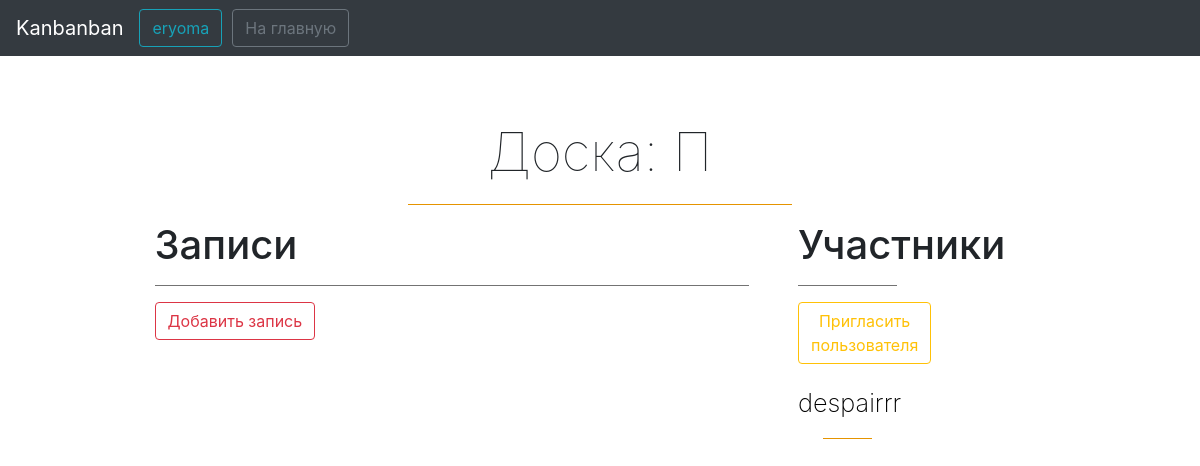
Screenshot of /board/2 (signed in) with the database file from the repository.
### data/User.py (models this page shows, shortened)
class User(SqlAlchemyBase, UserMixin):
    __tablename__ = 'users'
    id = sqlalchemy.Column(sqlalchemy.Integer,
                           primary_key=True, autoincrement=True)
    email = sqlalchemy.Column(sqlalchemy.String,
                              index=True, unique=True, nullable=True)
    hashed_password = sqlalchemy.Column(sqlalchemy.String, nullable=True)
    name = sqlalchemy.Column(sqlalchemy.String, nullable=True)
    board = orm.relation("Board", back_populates='user')

### data/Board.py (models this page shows, shortened)
class Board(SqlAlchemyBase):
    __tablename__ = 'boards'
    id = sqlalchemy.Column(sqlalchemy.Integer, autoincrement=True,
                           primary_key=True)
    author = sqlalchemy.Column(sqlalchemy.String, nullable=True)
    title = sqlalchemy.Column(sqlalchemy.String, nullable=False)
    workers = sqlalchemy.Column(sqlalchemy.String)
    isPrivate = sqlalchemy.Column(sqlalchemy.Boolean)
    tasks = orm.relation('Task', back_populates="board")
    user_id = sqlalchemy.Column(sqlalchemy.Integer,
                                sqlalchemy.ForeignKey("users.id"))
    user = orm.relation('User')

### main.py (the view)
@app.route('/board/<id>', methods=['POST', 'GET'])
@login_required
def board(id):
    if current_user.is_authenticated:
        session = db_session.create_session()
        cur_board = session.query(Board.Board).filter(Board.Board.id == int(id)).first()
        if cur_board:
            members = str(cur_board.workers).split(',')
        else:
            return abort(404)
        tasks = cur_board.tasks
        TASKS = []
        for TASK in tasks:
            TASKS.append(TASK)
        MEMBERS = []
        for id in members:
            if id.isdigit():
                MEMBER = session.query(User.User).filter(User.User.id == int(id)).first()
                if MEMBER:
                    MEMBERS.append(MEMBER)
        if cur_board.isPrivate and str(current_user.id) not in members:
            return render_template('oops.html')
        session.commit()
        return render_template('board.html', tasks=TASKS, members=MEMBERS, board=cur_board)
    return redirect('/login')

### data/db_session.py (called while the page is built)
def create_session() -> Session:
    global __factory
    return __factory()

### main.py (called while the page is built)
@login_manager.user_loader
def load_user(user_id):
    session = db_session.create_session()
    return session.query(User.User).get(user_id)

### templates/board.html (shortened to what this page needs)
<!DOCTYPE html>
<html lang="en">
<head>
    <link rel="stylesheet"
          href="https://stackpath.bootstrapcdn.com/bootstrap/4.4.1/css/bootstrap.min.css"
>
</head>
<body>
    <nav class="navbar navbar-expand-md navbar-dark fixed-top bg-dark">
        <a class="navbar-brand kanban">Kanbanban</a>
        <nav class="buttons">
            <div class="dropdown">
                <button onclick="dropdownFunction()" class="btn btn-outline-info dropbtn">{{ current_user.name }}</button>
            </div>
        </nav>
        <button class="btn btn-outline-secondary" href="/" style="margin-left: 10px">На главную</button>
    </nav>
    <div class="header-block">
        <h2 class="header">Доска: {{ board.title }}</h2>
        <hr noshade width="40%" color="orange">
    </div>
    <div class="row">
        <div class="content">
            <h1>Записи</h1>
            <hr noshade width="100%">
            <a class="btn btn-outline-danger" href="/add_task/{{ board.id }}" style="margin-bottom: 15px;">Добавить запись</a>
        </div>
        <div class="members">
            <h1>Участники</h1>
            <hr noshade width="100%">
            <div id="invite-block" style="margin-bottom: 20px;">
                <button class="btn btn-outline-warning invite" onclick="invite()">Пригласить пользователя</button>
            </div>
            <div class="" style="width: 100%; text-align: center">
                {% for member in members %}
                    <a href="/profile/{{ member.id }}" style="color: black; font-size: 19pt; font-weight: 200; text-align: center">{{ member.name }}</a>
                    <hr noshade color="orange" width="50%" align="center">
                {% endfor %}
            </div>
        </div>
    </div>
</body>
</html>

### templates/board.html (style rules this page uses)
body { width: 80%; margin-left: auto; margin-right: auto; }
.buttons { float: none; margin-right: 0; }
.dropdown { position: relative; display: inline-block; }
.header { font-size: 40pt; font-weight: 100; margin-top: 120px; margin-left: auto; margin-right: auto; margin-bottom: 20px; text-align: center; }
.content { width: 60%; margin-right: 5%; margin-left: 5%; }
.members { width: 10%; }

### rows the page displays
User: name "eryoma"
Board: title "П"
User: name "despairrr"
